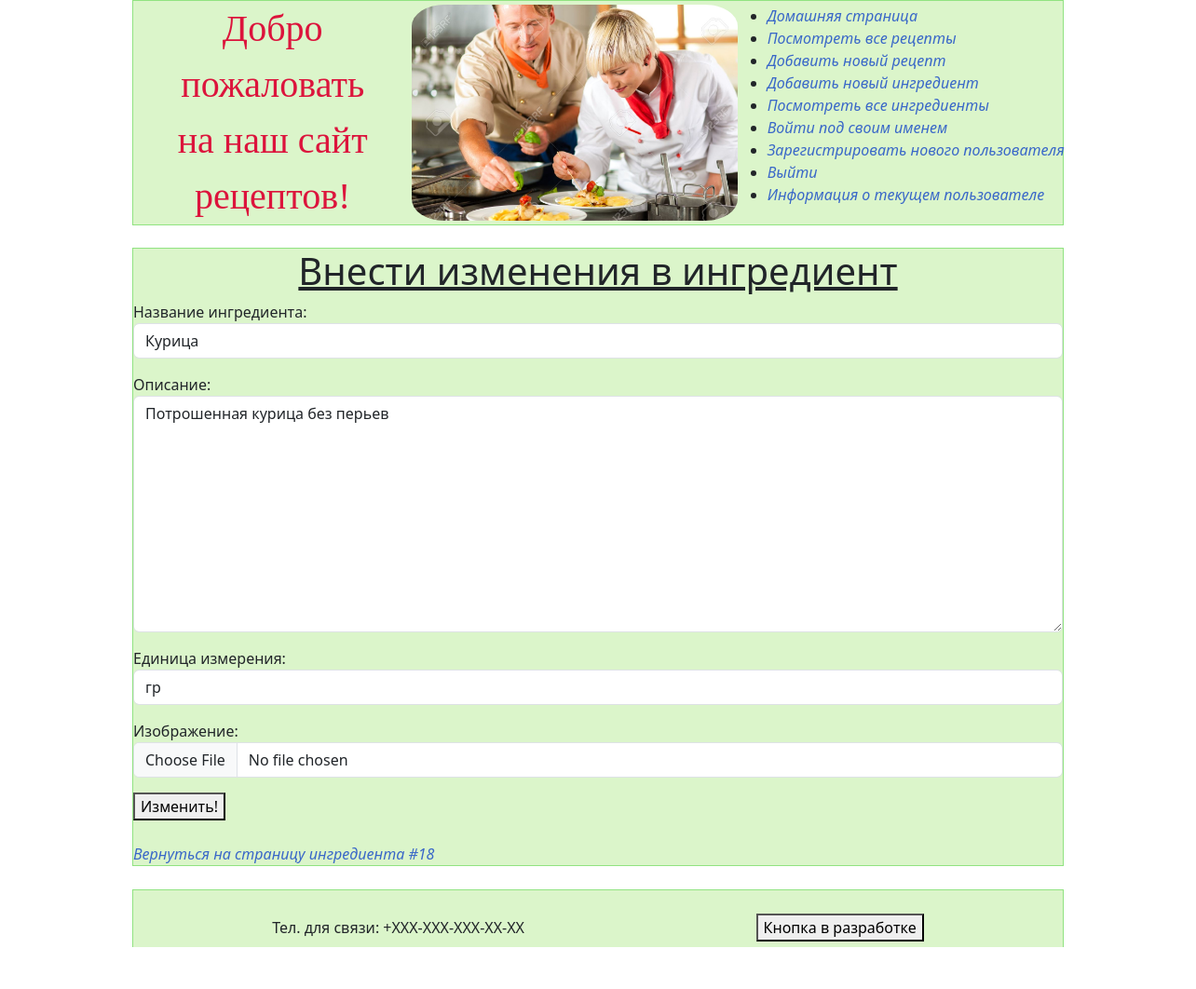
The app's page /ingred/18/update with its own data.
### recipeapp/models.py (models this page shows, shortened)
class Ingredient(models.Model):
    class Meta:
        ordering = ["name", 'measurement_unit']
    name = models.CharField(max_length=100, db_index=True)
    description = models.TextField(null=False, blank=True, db_index=True)
    measurement_unit = models.CharField(max_length=20, default='units')
    archived = models.BooleanField(default=False)
    preview = models.ImageField(null=True, blank=True, upload_to=ingredient_preview_directory_path)

### recipeapp/views.py (the view, shortened to what this page needs)
# urls.py: path('ingred/<int:pk>/update', IngredientUpdateView.as_view(), name='ingredient_update'),
class IngredientUpdateView(UpdateView):
    model = Ingredient
    template_name_suffix = '_update_form'
    form_class = IngredientForm

### recipeapp/forms.py
class IngredientForm(forms.ModelForm):
    name = forms.CharField(
        label='Название ингредиента:',
        widget=forms.TextInput(
            attrs={'class': 'form-control'}
        )
    )
    description = forms.CharField(
        label='Описание:',
        widget=forms.Textarea(
            attrs={'class': 'form-control'}
        )
    )
    measurement_unit = forms.CharField(
        label='Единица измерения:',
        widget=forms.TextInput(
            attrs={'class': 'form-control'}
        )
    )
    preview = forms.ImageField(
        label='Изображение:',
        widget=forms.FileInput(
            attrs={'class': 'form-control'}
        )
    )
    class Meta:
        model = Ingredient
        fields = 'name', 'description', 'measurement_unit', 'preview'

### recipeapp/templates/recipeapp/ingredient_update_form.html (shortened to what this page needs)
{% extends 'recipeapp/base.html' %}
{% block body %}
<div class="fixed-container">
    <h1 class="section-header">Внести изменения в ингредиент</h1>
    <form method="post" enctype="multipart/form-data">
        {{ form.as_p }}
        <button type="submit">
            Изменить!
        </button>
    </form>
    <br>
<div>
    <a href="{% url 'recipeapp:ingredient_details' pk=object.pk %}"
    >Вернуться на страницу ингредиента #{{ object.pk }}</a>
</div>
</div>
{% endblock %}

### static/styles.css (style rules this page uses)
html, body { margin: 0; padding: 0; }
.fixed-container { max-width: 1000px; height: 100%; margin-left: auto; margin-right: auto; background-color: #DBF5CA; }
.section-header { text-align: center; text-decoration: underline; }
a { text-decoration: none; font-style: italic; color: #3967C8 }

### records on screen
Ingredient: name "Курица", description "Потрошенная курица без перьев", measurement_unit "гр", pk "18"
